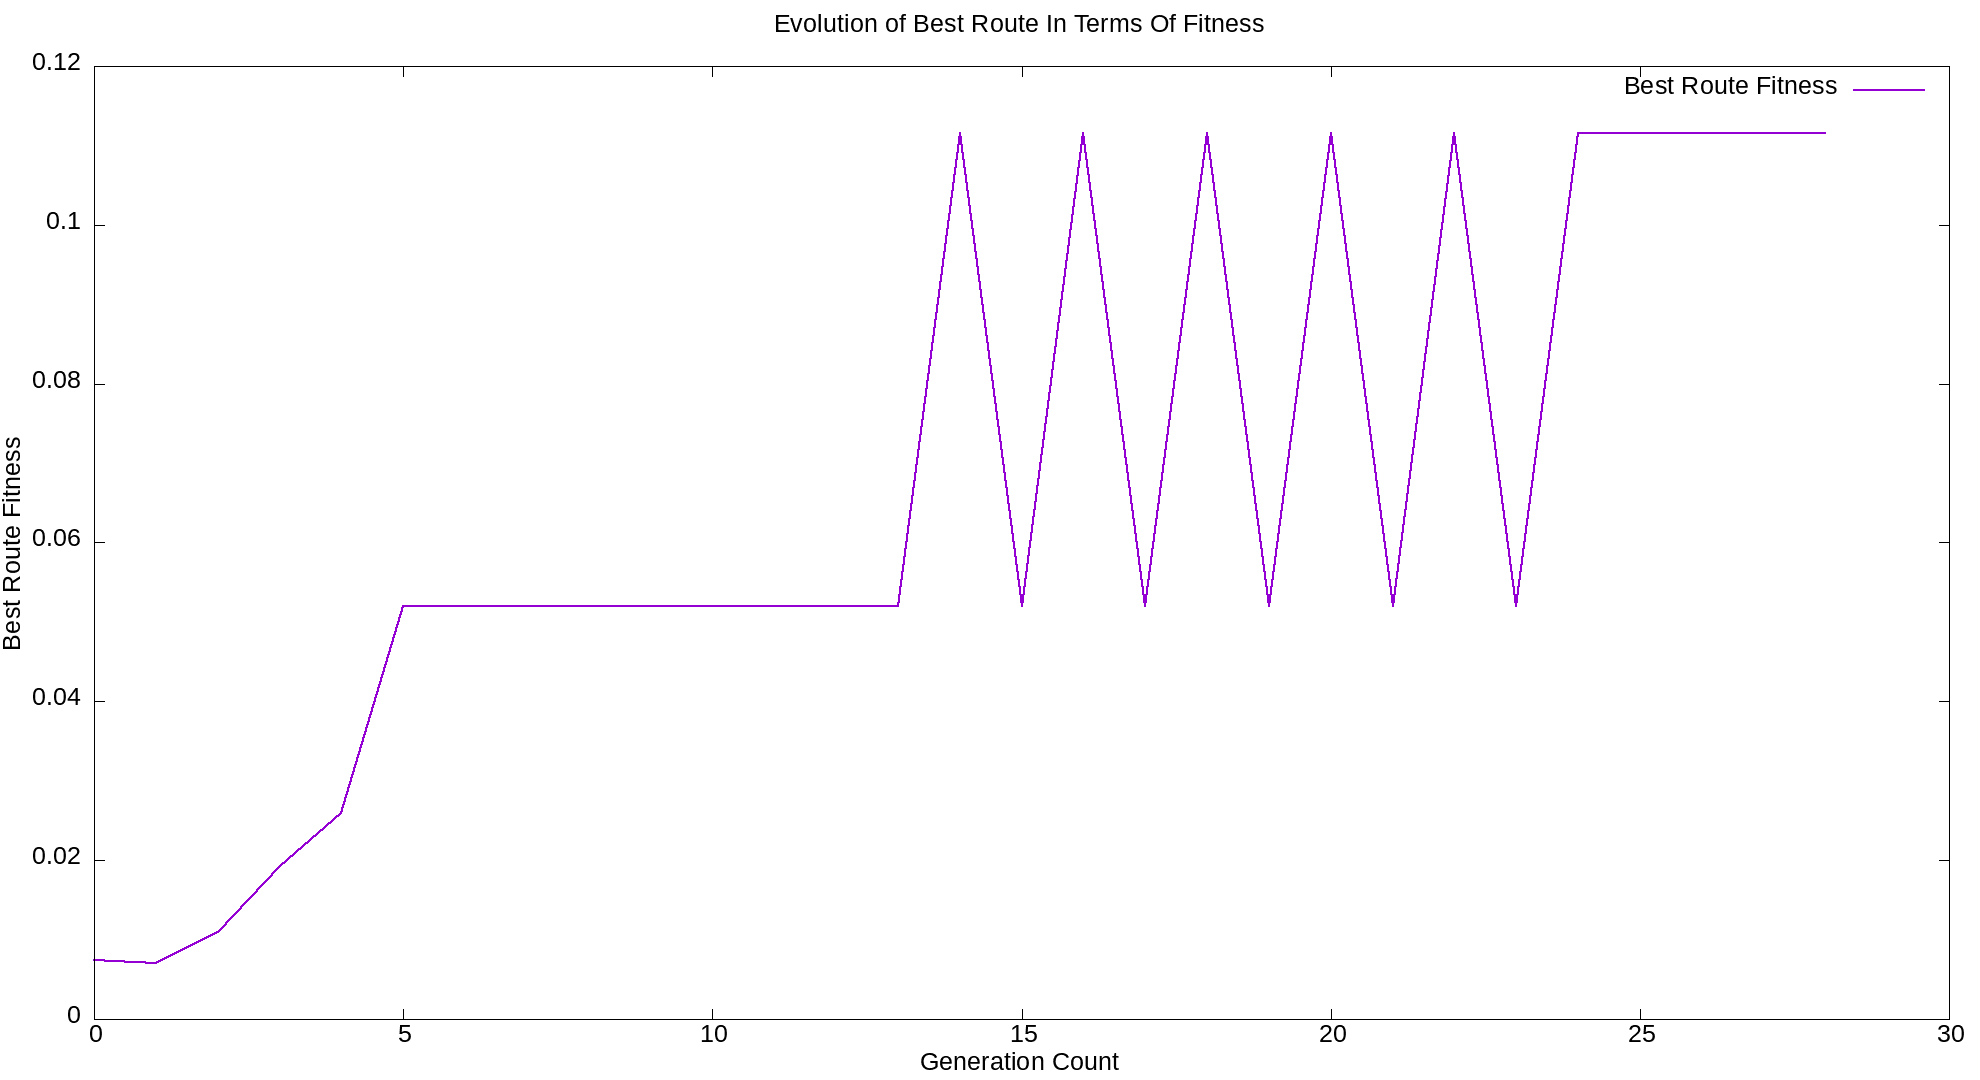

gnuplot code for this plot:
set terminal png size 1980,1080 

set tics font ',19'
set key font ",19"
set xlabel font ",19"
set ylabel font ",19"
set title font ",19"

set title "Evolution of Best Route In Terms Of Fitness"
set xlabel "Generation Count"
set ylabel "Best Route Fitness"

plot "best_route_fitness.txt" index 0 with lines linewidth 2 title 'Best Route Fitness'
     
     
set term png
set output "best_route_fitness.png"
replot
